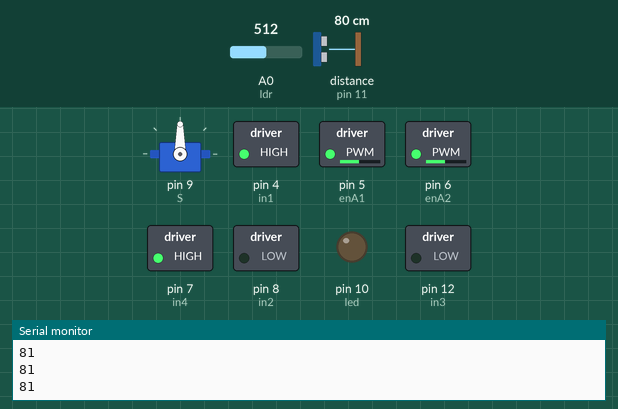
This sketch was run on a simulated Arduino Uno, built with avr-gcc and run on an emulated ATmega328P. On the bench: servo, switched loads named in the sketch (green lamp = pin HIGH), output pins drawn as LEDs (lit = HIGH), the last lines printed to the serial monitor. The inputs (shaded band) are chosen by the test bench; at power-on: distance to the obstacle (sensor on pin 11) 80 cm, A0 (ldr) = 512. The echo pulse lasts 58.3 µs per cm.

Above: at 1.2 s.
1.3 s: distance to the obstacle (sensor on pin 11) set to 23 cm
2.8 s: distance to the obstacle (sensor on pin 11) set to 18 cm
At 3.3 s:
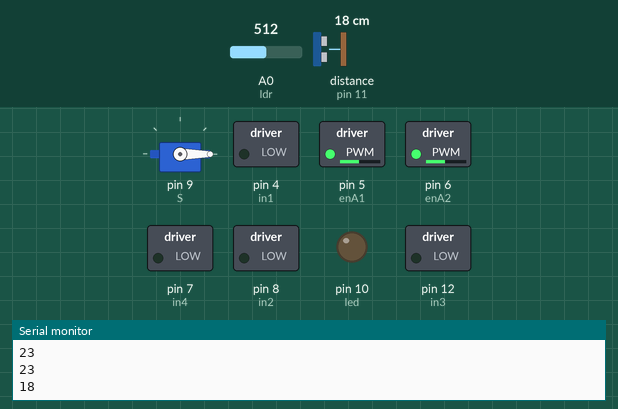
5.8 s: A0 (ldr) set to 1023
At 6.9 s:
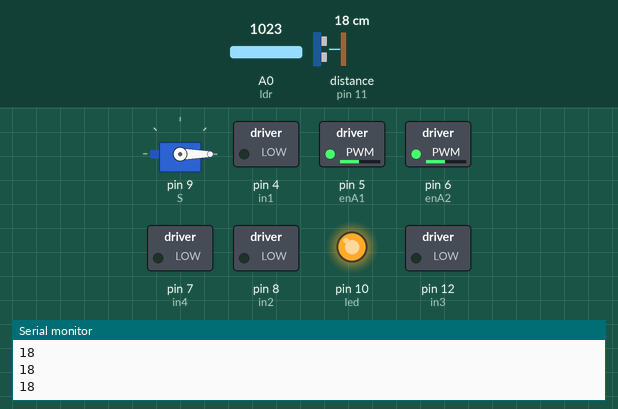
8.8 s: distance to the obstacle (sensor on pin 11) set to 35 cm
At 10.8 s:
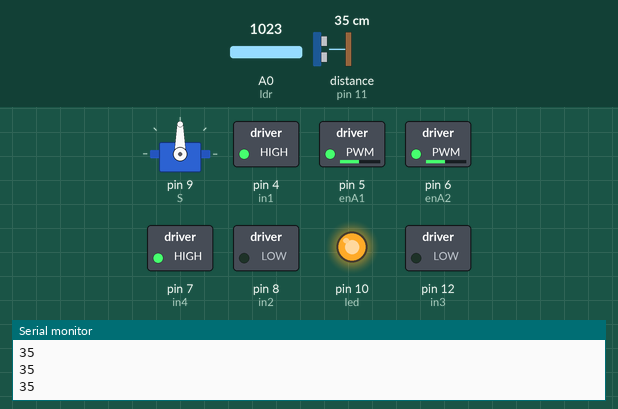
11.6 s: distance to the obstacle (sensor on pin 11) set to 2 cm
At 12.7 s:
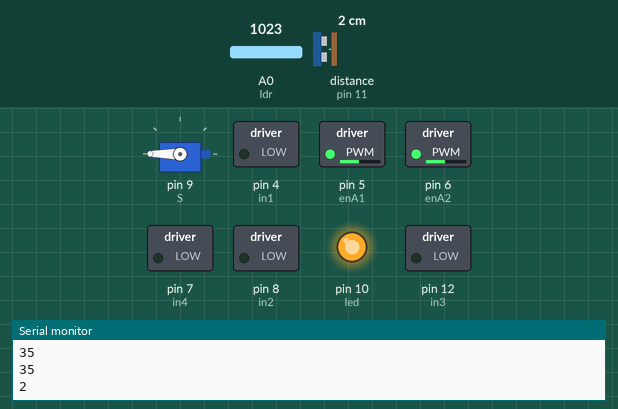
14.6 s: distance to the obstacle (sensor on pin 11) set to 60 cm
At 15.9 s:
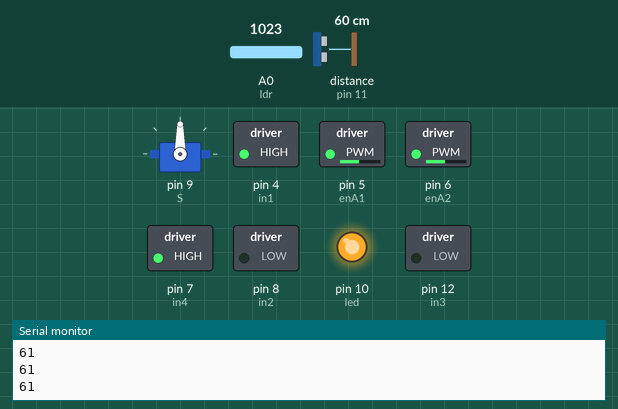
Timing chart, 0 to 17.6 s (numbered marks = the images above; inputs shaded):
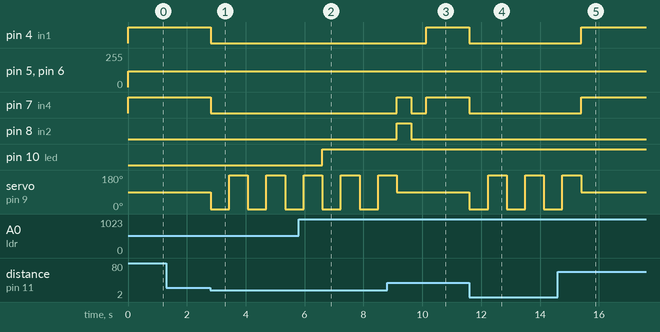

Measured:
- the behaviour switches between 21 and 20 cm on distance to the obstacle (sensor on pin 11) (found by bisection; images 0 and 1)
- after the input at 2.8 s, pin 4 (in1), pin 7 (in4): HIGH → LOW at once; servo on pin 9 (S): alternates 180° for 0.63 s and 0° for 0.63 s, starting at once
- after the input at 5.8 s, pin 10 (led): LOW → HIGH after 0.80 s
- after the input at 8.8 s, pin 4 (in1): LOW → HIGH after 1.3 s; pin 7 (in4): LOW → HIGH after 0.33 s, → LOW 0.50 s later, → HIGH 0.50 s later; pin 8 (in2): LOW → HIGH after 0.33 s, → LOW 0.50 s later
- after the input at 11.6 s, pin 4 (in1), pin 7 (in4): HIGH → LOW at once; servo on pin 9 (S): alternates 180° for 0.63 s and 0° for 0.63 s, starting at once
- after the input at 14.6 s, pin 4 (in1), pin 7 (in4): LOW → HIGH after 0.80 s

The sketch:

maze_solver_robot.ino
```cpp
#include<NewPing.h>
#include<Servo.h>
int in1=4;   int in2=8;   int in3=12;   int in4=7;
int enA1=5;    int enA2=6;
int trig=3;    int echo=11;    int maxdist=400;
int led=10;   int ldr=A0;   int ledinput;
int x;    int y;    bool z=true;  bool c=true;      bool b =true;
int reading;   int readingus;

Servo servo;    int S=9;
NewPing US (trig,echo,maxdist);
void setup() {
 servo.attach(S);    pinMode(in1,OUTPUT);   pinMode(in2,OUTPUT);    pinMode(in3,OUTPUT);    pinMode(in4,OUTPUT);
 pinMode(enA1,INPUT);    pinMode(enA2,INPUT);    pinMode(led,OUTPUT);  pinMode(ldr,INPUT);   digitalWrite(led,LOW);
 digitalWrite(in1,LOW);   digitalWrite(in2,LOW);    digitalWrite(in3,LOW);    digitalWrite(in4,LOW);
 Serial.begin(115200);     servo.write(90);
}

void loop() {
reading=analogRead(ldr);      reading=constrain(reading,900,1023);
ledinput=map(reading,900,1023,0,255);   analogWrite(led,ledinput);
digitalWrite(in1,HIGH);       digitalWrite(in2,LOW);
digitalWrite(in3,LOW);        digitalWrite(in4,HIGH);
analogWrite(enA1,120);        analogWrite(enA2,120);
readingus=US.ping_cm();   Serial.println(readingus);
while (readingus<=20 && readingus!=0)
{
readingus=30;
c=true;       b =true;
digitalWrite(in1,LOW);       digitalWrite(in2,LOW);
digitalWrite(in3,LOW);       digitalWrite(in4,LOW);
servo.write(0);     delay(630);           x=US.ping_cm();
servo.write(180);   delay(630);           y=US.ping_cm();
servo.write(90);
if(x>y && c==true)
{
digitalWrite(in1,HIGH);       digitalWrite(in2,LOW);
digitalWrite(in3,HIGH);       digitalWrite(in4,LOW);
delay(500);
digitalWrite(in1,LOW);       digitalWrite(in2,LOW);
digitalWrite(in3,LOW);       digitalWrite(in4,LOW);
delay(500);
c=false;
  }
  else if(y>x && b==true)
  {
digitalWrite(in1,LOW);       digitalWrite(in2,HIGH);
digitalWrite(in3,LOW);       digitalWrite(in4,HIGH);
delay(500);
digitalWrite(in1,LOW);       digitalWrite(in2,LOW);
digitalWrite(in3,LOW);       digitalWrite(in4,LOW);
delay(500);
b=false;
 }
}
}
```
